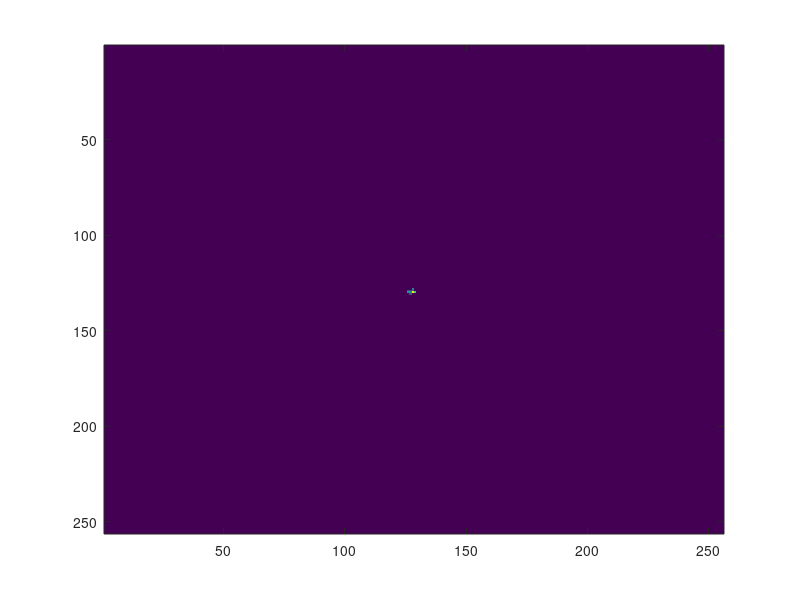

Source code (MATLAB): (Note: this script raises an error after producing the figure.)
clear all
fieldsize = 256;
figure; a = zeros(fieldsize, fieldsize);
currx = fieldsize/2;
curry = fieldsize/2;
wavecount = 0; rad = 1;
wave = {}; wavelifetime = {};


for i = 1:1000
    a = a.*.99;
    a(currx,curry) = a(currx,curry)+10;
    cla;
    imagesc(a)
    choice1 = randi([-1,1], 1);
    choice2 = randi([-1,1], 1);
    currx = currx+choice1;
    curry = curry+choice2;
    if currx >fieldsize
        currx = currx-1;
    elseif currx <1
        currx = currx+1;
    elseif curry >fieldsize
        curry = curry-1;
    elseif curry<1
        curry = curry+1;
    end
    
    if wavecount >0
        for j = 1:wavecount
            theta = (0:1/200:1)*2*pi;
            rad = wavelifetime{j};
            x_center = wave{j}(1);
            y_center = wave{j}(2);
            circle_x = round(sqrt(rad^2*rad^2./(rad^2*sin(theta).^2 + rad^2*cos(theta).^2)).*cos(theta) + x_center);    %%%%% Derives from the formula for an ellipse, wherein X(theta) = a * cos(theta)  
            circle_y = round(sqrt(rad^2*rad^2./(rad^2*sin(theta).^2 + rad^2*cos(theta).^2)).*sin(theta) + y_center);    %%%%% Derives from the formula for an ellipse, wherein Y(theta) = b * sin(theta)
%             a(circle_x, circle_y) = a(circle_x, circle_y)+2;
            ROImask = roipoly(fieldsize,fieldsize, circle_x, circle_y);
%             x = round(rad * cos(theta) + x_center);
%             y = round(rad * sin(theta) + y_center);
%             a(x,y) = a(x,y) + 5;
            edge = bwperim(ROImask);
            a(edge) = a(edge)+10;
            wavelifetime{j} = wavelifetime{j}+1;
        end
    end
    drawnow
    if a(currx, curry)>20
        wavecount = wavecount+1;
        wave{wavecount} = [currx, curry];
        wavelifetime{wavecount} = 1;
    end
end